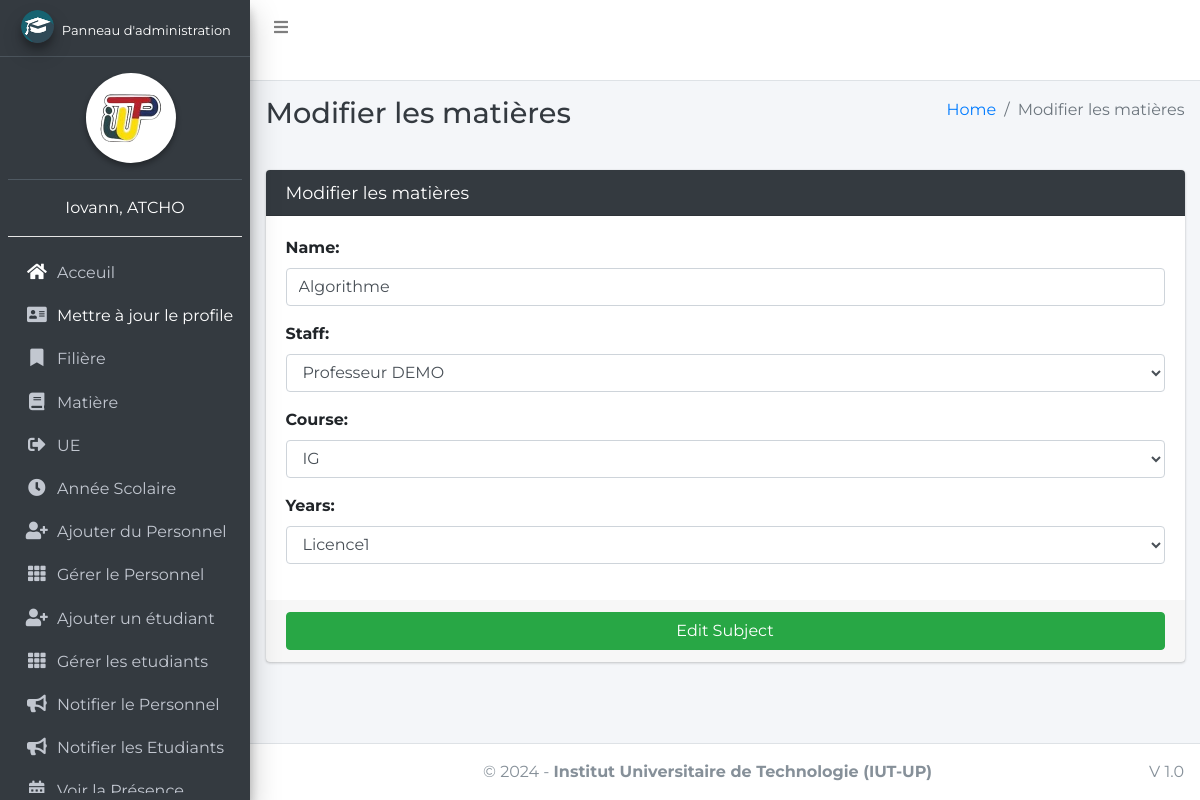
/subject/edit/1 (signed in), run on the app's committed database.
### main_app/models.py (models this page shows, shortened)
class CustomUser(AbstractUser):
    USER_TYPE = ((1, "HOD"), (2, "Staff"), (3, "Student"))
    GENDER = [("M", "Male"), ("F", "Female")]
    username = None  # Removed username, using email instead
    email = models.EmailField(unique=True)
    user_type = models.CharField(default=1, choices=USER_TYPE, max_length=1)
    gender = models.CharField(max_length=1, choices=GENDER)
    profile_pic = models.ImageField()
    address = models.TextField()
    fcm_token = models.TextField(default="")  # For firebase notifications
    created_at = models.DateTimeField(auto_now_add=True)
    updated_at = models.DateTimeField(auto_now=True)
    USERNAME_FIELD = "email"
    REQUIRED_FIELDS = []
    objects = CustomUserManager()
    def __str__(self):
        return self.last_name + ", " + self.first_name

class Subject(models.Model):
    name = models.CharField(max_length=120)
    staff = models.ForeignKey(Staff,on_delete=models.CASCADE,)
    course = models.ForeignKey(Course, on_delete=models.CASCADE)
    years = models.ForeignKey(Years, on_delete=models.DO_NOTHING, null=True)
    updated_at = models.DateTimeField(auto_now=True)
    created_at = models.DateTimeField(auto_now_add=True)

### main_app/hod_views.py (the view, shortened to what this page needs)
def edit_subject(request, subject_id):
    instance = get_object_or_404(Subject, id=subject_id)
    form = SubjectForm(request.POST or None, instance=instance)
    context = {
        'form': form,
        'subject_id': subject_id,
        'page_title': 'Modifier les matières'
    }
    return render(request, 'hod_template/edit_subject_template.html', context)

### main_app/forms.py
class SubjectForm(FormSettings):
    def __init__(self, *args, **kwargs):
        super(SubjectForm, self).__init__(*args, **kwargs)
    class Meta:
        model = Subject
        fields = ['name', 'staff', 'course' ,'years']

### main_app/models.py (called while the page is built)
    def __str__(self):
        return self.name

    def __str__(self):
        return self.name

    def __str__(self):
        return self.admin.last_name + " " + self.admin.first_name

### main_app/templates/hod_template/edit_subject_template.html
{% extends 'main_app/base.html' %}
{% load static %}
{% block page_title %}{{page_title}}{% endblock page_title %}
{% block content %}
<section class="content">
    <div class="container-fluid">
        <div class="row">
            <div class="col-md-12">
                <div class="card card-dark">
                    <div class="card-header">
                        <h3 class="card-title">{{page_title}}</h3>
                    </div>
                    {% include "main_app/form_template.html" with messages=messages  form=form button_text="Edit Subject"%}
                </div>
            </div>
        </div>
    </div>
</section>
{% endblock content %}

### main_app/templates/main_app/sidebar_template.html (shortened to what this page needs)
{% load static %}
<aside class="main-sidebar elevation-4 sidebar-dark-info">
    {% if request.user.user_type == '1' %}
    <a href="{% url 'admin_home' %}" class="brand-link">
        <img src="{% static 'dist/img/cmsl.png' %} " alt="AdminLTE Logo"
            class="brand-image img-circle elevation-3" >
        <span class="brand-text fw-bold text-white" style="font-size: small;">Panneau d'administration</span>
    </a>
    <div class="sidebar">
        <div class="user-panel mt-3 pb-3 mb-3 text-center">
            <div class="image text-center ">
                <img src="{% static 'dist/img/logoiut.png' %}" class="img-circle elevation-2 bg-white w-50" alt="User Image">
            </div>
        </div>
        <div class="info  text-center">
            <a href="#" class="d-block text-white">{{user}}</a>
            <hr class="bg-white">
        </div>
        <nav class="mt-2">
            <ul class="nav nav-pills nav-sidebar flex-column" data-widget="treeview" role="menu" data-accordion="false">
                <li class="nav-item">
                    {% url 'admin_home' as admin_home %}
                    <a href="{{admin_home}}" class="nav-link {% if admin_home == request.path %} active {% endif %}">
                        <i class="nav-icon fas fa-home text-white"></i>
                        <p>
                            Acceuil
                        </p>
                    </a>
                </li>
                <li class="nav-item">
                    {% url 'admin_view_profile' as admin_view_profile %}
                    <a href="{{admin_view_profile}}"
                        class="nav-link {% if admin_view_profile == request.path %} active {% endif %}">
                        <i class="nav-icon fas fa-address-card"></i>
                        <p class="text-white">
                            Mettre à jour le profile
                        </p>
                    </a>
                </li>
                <li class="nav-item has-treeview">
                    <a href="#" class="nav-link">
                        <i class="nav-icon fas fa-bookmark"></i>
                        <p>
                            Filière
                        </p>
                    </a>
                </li>
                <li class="nav-item has-treeview">
                    <a href="#" class="nav-link">
                        <i class="nav-icon fas fa-book"></i>
                        <p>
                            Matière
                        </p>
                    </a>
                </li>
                <li class="nav-item has-treeview">
                    <a href="#" class="nav-link">
                        <i class="nav-icon fas fa-sign-out-alt"></i>
                        <p>
                            UE
                        </p>
                    </a>
                </li>
                <li class="nav-item has-treeview">
                    <a href="#" class="nav-link">
                        <i class="nav-icon fas fa-clock"></i>
                        <p>
                            Année Scolaire
                        </p>
                    </a>
                </li>
                <li class="nav-item">
                    {% url 'add_staff' as add_staff %}
                    <a href="{{add_staff}}" class="nav-link {% if add_staff == request.path %} active {% endif %}">
                        <i class="nav-icon fas fa-user-plus"></i>
                        <p>
                            Ajouter du Personnel
                        </p>
                    </a>
                </li>
                <li class="nav-item">
                    {% url 'manage_staff' as manage_staff %}
                    {% url 'edit_staff' staff_id as edit_staff %}
                    <a href="{{manage_staff}}"
                        class="nav-link {% if manage_staff == request.path or request.path == edit_staff %} active {% endif %}">
                        <i class="nav-icon fas fa-th"></i>
                        <p>
                            Gérer le Personnel
                        </p>
                    </a>
                </li>
                <li class="nav-item">
                    {% url 'add_student' as add_student%}
                    <a href="{{add_student}}" class="nav-link  {% if add_student == request.path %} active {% endif %}">
                        <i class="nav-icon fas fa-user-plus"></i>
                        <p>
                            Ajouter un étudiant
                        </p>
                    </a>
                </li>
                <li class="nav-item">
                    {% url 'manage_student' as manage_student %}
                    {% url 'edit_student' student_id as edit_student %}
                    <a href="{{manage_student}}"
                        class="nav-link  {% if edit_student == request.path or manage_student == request.path %} active {% endif %}">
                        <i class="nav-icon fas fa-th"></i>
                        <p>
                            Gérer les etudiants
                        </p>
                    </a>
                </li>
                <li class="nav-item">
                    {% url 'admin_notify_staff' as admin_notify_staff %}
                    <a href="{{admin_notify_staff}}"
                        class="nav-link {% if admin_notify_staff == request.path %} active {% endif %}">
                        <i class="nav-icon fas fa-bullhorn"></i>
                        <p>
                            Notifier le Personnel
                        </p>
                    </a>
                </li>
                <li class="nav-item">
                    {% url 'admin_notify_student' as admin_notify_student %}
                    <a href="{{admin_notify_student}}"
                        class="nav-link {% if admin_notify_student == request.path %} active {% endif %}">
                        <i class="nav-icon fas fa-bullhorn"></i>
                        <p>
                            Notifier les Etudiants
                        </p>
                    </a>
                </li>
                <li class="nav-item">
                    {% url 'admin_view_attendance' as admin_view_attendance %}
                <li class="nav-item">
                    <a href="{{admin_view_attendance}}"
                        class="nav-link  {% if admin_view_attendance == request.path %} active {% endif %}">
                        <i class="nav-icon fas fa-calendar-alt"></i>
                        <p>
                            Voir la Présence
                        </p>
                    </a>
                </li>
                                        {% endif %}
                                    </ul>
                                </nav>
                            </div>
</aside>

### main_app/templates/main_app/form_template.html (shortened to what this page needs)
<form role="form" method="POST" enctype="multipart/form-data">
    <div class="card-body">
        {% for field in form  %}
        <div class="form-group">
            {{field.label_tag}}
            {{field}}
        </div>
        {% endfor %}
    </div>
    <div class="card-footer">
        <button type="submit" class="btn btn-success btn-block">
            {% if button_text %}
            {{button_text}}
            {% else %}
            Submit
            {% endif %}
        </button>
    </div>
</form>

### main_app/templates/main_app/base.html (style rules this page uses)
body { font-family: 'Montserrat', sans-serif; }

### data on the page
CustomUser: last_name+first_name "Iovann, ATCHO"
Subject: form "Algorithme" "Professeur DEMO" "IG" "Licence1"

### other printed values
{{ page_title }} "Modifier les matières"
{{ field.label_tag }} "Name:" "Staff:" "Course:" "Years:"
{{ button_text }} "Edit Subject"
